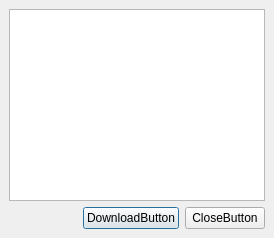
<ui version="4.0" >
 <class>NewVersionAvailableDialogClass</class>
 <widget class="QDialog" name="NewVersionAvailableDialogClass" >
  <property name="windowModality" >
   <enum>Qt::ApplicationModal</enum>
  </property>
  <property name="geometry" >
   <rect>
    <x>0</x>
    <y>0</y>
    <width>424</width>
    <height>377</height>
   </rect>
  </property>
  <property name="windowTitle" >
   <string>WindowTitle</string>
  </property>
  <layout class="QVBoxLayout" name="verticalLayout_2" >
   <property name="spacing" >
    <number>0</number>
   </property>
   <property name="sizeConstraint" >
    <enum>QLayout::SetFixedSize</enum>
   </property>
   <property name="margin" >
    <number>0</number>
   </property>
   <item>
    <widget class="QFrame" name="styledFrame" >
     <property name="frameShape" >
      <enum>QFrame::NoFrame</enum>
     </property>
     <property name="frameShadow" >
      <enum>QFrame::Plain</enum>
     </property>
     <property name="lineWidth" >
      <number>0</number>
     </property>
     <layout class="QVBoxLayout" name="frameVLayout" >
      <property name="spacing" >
       <number>0</number>
      </property>
      <property name="margin" >
       <number>0</number>
      </property>
      <item>
       <layout class="QVBoxLayout" name="verticalLayout" >
        <property name="margin" >
         <number>9</number>
        </property>
        <item>
         <widget class="QTextBrowser" name="descriptionBox" >
          <property name="tabChangesFocus" >
           <bool>true</bool>
          </property>
          <property name="openExternalLinks" >
           <bool>true</bool>
          </property>
         </widget>
        </item>
        <item>
         <layout class="QHBoxLayout" >
          <item>
           <spacer>
            <property name="orientation" >
             <enum>Qt::Horizontal</enum>
            </property>
            <property name="sizeHint" stdset="0" >
             <size>
              <width>40</width>
              <height>20</height>
             </size>
            </property>
           </spacer>
          </item>
          <item>
           <widget class="QPushButton" name="downloadButton" >
            <property name="accessibleName" >
             <string>rectButton</string>
            </property>
            <property name="text" >
             <string>DownloadButton</string>
            </property>
            <property name="default" >
             <bool>true</bool>
            </property>
           </widget>
          </item>
          <item>
           <widget class="QPushButton" name="closeButton" >
            <property name="accessibleName" >
             <string>rectButton</string>
            </property>
            <property name="text" >
             <string>CloseButton</string>
            </property>
           </widget>
          </item>
         </layout>
        </item>
       </layout>
      </item>
     </layout>
    </widget>
   </item>
  </layout>
 </widget>
 <layoutdefault spacing="6" margin="11" />
 <resources/>
 <connections/>
</ui>
